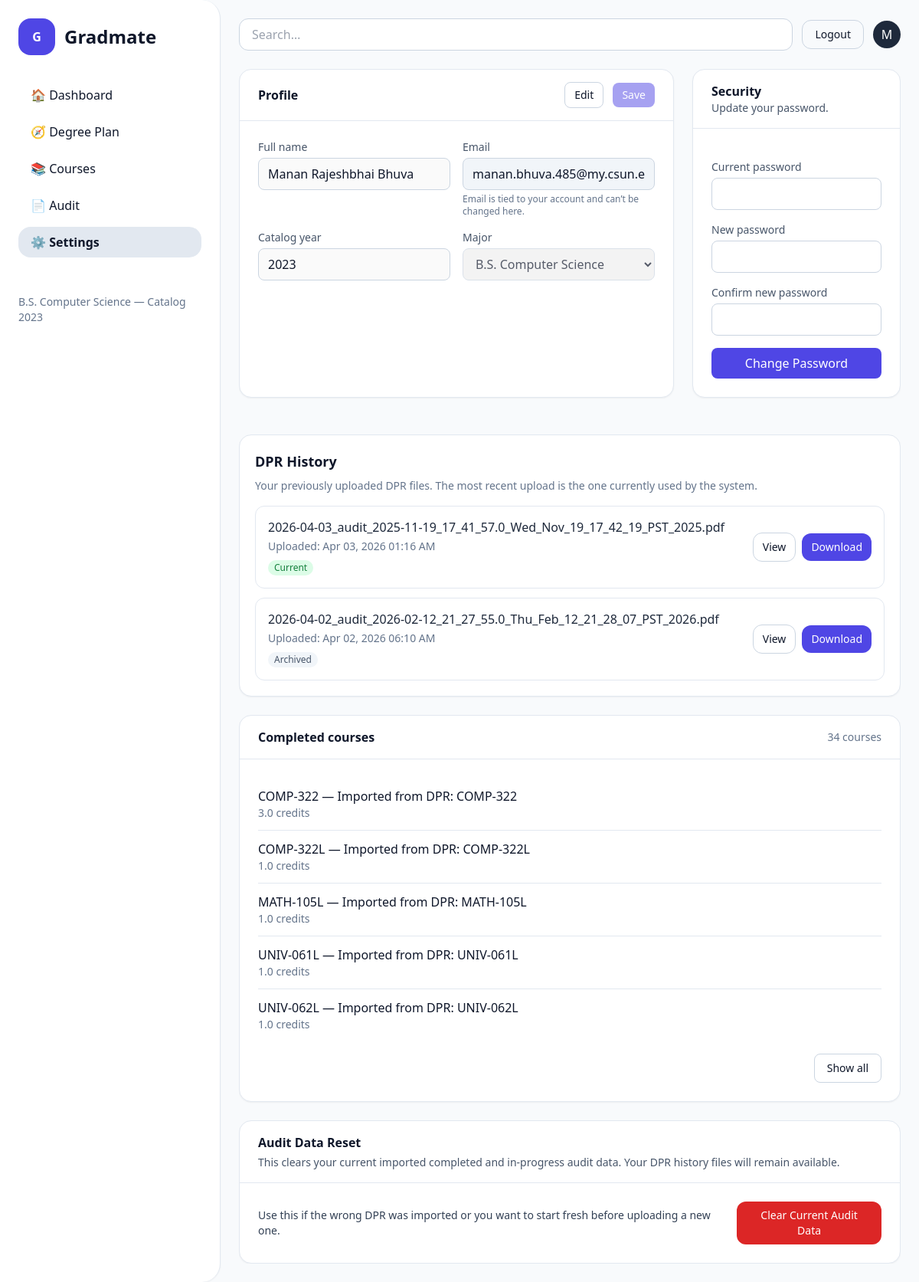
The app's page /settings/ (signed in), older data.
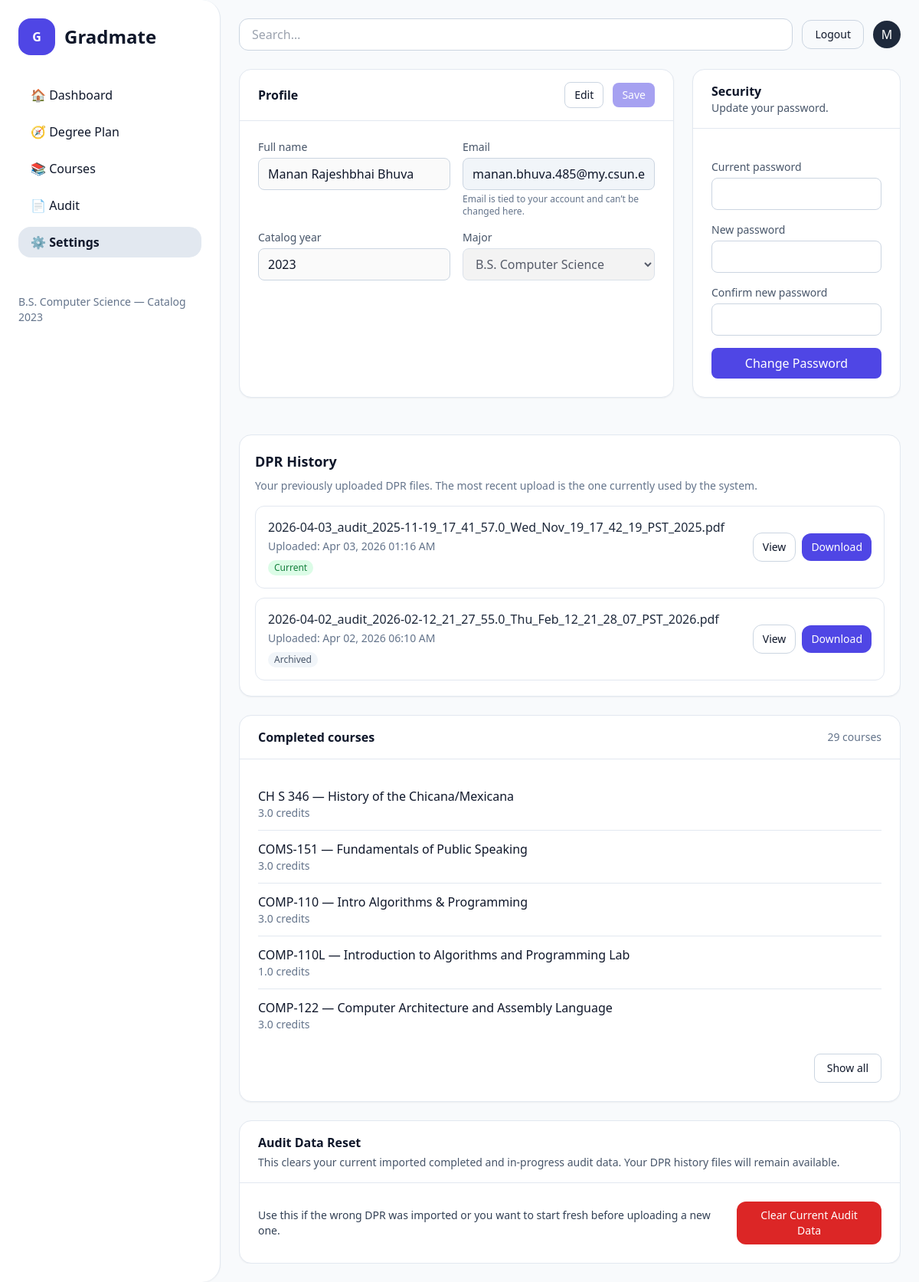
The same page, newer data.
### users/models.py (models this page shows, shortened)
class DPRUpload(models.Model):
    user = models.ForeignKey(
        settings.AUTH_USER_MODEL,
        on_delete=models.CASCADE,
        related_name="dpr_uploads",
    )
    file = models.FileField(
        upload_to=dpr_upload_path,
        validators=[FileExtensionValidator(["pdf"])],
    )
    uploaded_at = models.DateTimeField(auto_now_add=True)

class CompletedClass(models.Model):
    profile = models.ForeignKey(
        StudentProfile, on_delete=models.CASCADE, related_name="completed_classes"
    )
    course = models.ForeignKey(
        Course, on_delete=models.CASCADE, related_name="completions"
    )
    term = models.CharField(max_length=12, blank=True)
    class Meta:
        unique_together = (("profile", "course"),)

class Course(models.Model):
    program = models.CharField(max_length=32, choices=StudentProfile.PROGRAM_CHOICES)
    catalog_year = models.PositiveSmallIntegerField(
        validators=[MinValueValidator(2000), MaxValueValidator(2100)]
    )
    tags = models.ManyToManyField(
        Tag,
        blank=True,
        related_name="courses",
        help_text="Optional labels like LAB, SUPPORT, GE-QR, etc.",
    )
    code = models.CharField(max_length=16)
    title = models.CharField(max_length=128)
    credits = models.DecimalField(max_digits=4, decimal_places=1, default=3.0)
    subject = models.CharField(max_length=32, blank=True, default="")
    level = models.CharField(max_length=50, null=True, blank=True)
    section = models.CharField(max_length=16, blank=True, default="")
    description = models.TextField(blank=True, default="")
    prerequisites = models.ManyToManyField(
        "self",
        symmetrical=False,
        blank=True,
        related_name="as_prerequisite_for",
    )
    corequisites = models.ManyToManyField(
        "self",
        symmetrical=False,
        blank=True,
        related_name="as_corequisite_for",
    )
    offered_in = models.ManyToManyField(Term, related_name="offerings", blank=True)
    PREREQ_MODES = (
        ("ALL", "All listed are required"),
        ("ANY", "Any one is sufficient"),
    )
    prereq_mode = models.CharField(max_length=3, choices=PREREQ_MODES, default="ALL")
    class Meta:
        unique_together = (("program", "catalog_year", "code"),)
        ordering = ["program", "catalog_year", "code"]

### users/views.py (the view, shortened to what this page needs)
# urls.py: path("settings/", users_views.settings_page, name="settings"),
@profile_required
def settings_page(request):
    profile = request.profile
    submit_kind = request.POST.get("form", "")
    profile_form = ProfileSettingsForm(
        request.user, profile,
        data=(request.POST if submit_kind == "profile" else None)
    )
    pwd_form = PasswordChangeForm(
        request.user,
        data=(request.POST if submit_kind == "password" else None)
    )
    completed_courses = (
        CompletedClass.objects
        .filter(profile=profile)
        .select_related("course")
        .order_by("course__subject", "course__code")
    )
    dpr_history = (
        DPRUpload.objects
        .filter(user=request.user)
        .order_by("-uploaded_at")
    )
    for dpr in dpr_history:
        dpr.display_name = os.path.basename(dpr.file.name or "")
    return render(request, "settings.html", {
        "profile_form": profile_form,
        "pwd_form": pwd_form,
        "profile": profile,
        "completed_courses": completed_courses,
        "dpr_history": dpr_history,
    })

### users/forms.py (shortened to what this page needs)
class ProfileSettingsForm(forms.Form):
    full_name = forms.CharField(label="Full name", max_length=150)
    email = forms.EmailField(label="Email", disabled=True, required=False)
    catalog_year = forms.IntegerField(label="Catalog year", min_value=2000, max_value=2100)
    program = forms.ChoiceField(label="Major", choices=StudentProfile.PROGRAM_CHOICES)
    def __init__(self, user, profile, *args, **kwargs):
        super().__init__(*args, **kwargs)
        full = (user.get_full_name() or "").strip()
        self.fields["full_name"].initial = full if full else (user.username or "")
        self.fields["email"].initial = user.email
        self.fields["email"].disabled = True
        self.fields["catalog_year"].initial = profile.catalog_year
        self.fields["program"].initial = profile.program

### templates/settings.html (shortened to what the changed rows need)
{% extends "base.html" %}
{% block content %}
  <div class="overflow-y-auto" style="max-height: calc(100vh - 96px);">
    <div class="grid grid-cols-1 lg:grid-cols-3 gap-6">
      <section class="lg:col-span-2 bg-white rounded-2xl shadow-sm border border-slate-200">
        <div class="border-b border-slate-200 px-6 py-4 flex items-center justify-between">
          <h2 class="font-semibold">Profile</h2>
        </div>
      </section>
      <section class="bg-white rounded-2xl shadow-sm border border-slate-200">
        <div class="border-b border-slate-200 px-6 py-4">
          <h2 class="font-semibold">Security</h2>
        </div>
      </section>
      <section class="lg:col-span-3 bg-white rounded-2xl shadow-sm border border-slate-200 p-5 mt-6 w-full">
        <h2 class="text-lg font-semibold mb-2">DPR History</h2>
        {% if dpr_history %}
          <div class="space-y-3">
        {% for dpr in dpr_history %}
          <div class="w-full border border-slate-200 rounded-xl p-4">
            <div class="flex flex-col lg:flex-row lg:items-center lg:justify-between gap-4">
          <div class="min-w-0 flex-1">
            <div class="font-medium text-slate-800 break-words leading-snug">
              {{ dpr.display_name }}
            </div>
            <div class="text-sm text-slate-500 mt-1">
              Uploaded: {{ dpr.uploaded_at|date:"M d, Y h:i A" }}
            </div>
            {% if forloop.first %}
              <div class="mt-2 inline-flex items-center rounded-full bg-green-100 text-green-700 px-2 py-0.5 text-xs font-medium">
            Current
              </div>
            {% else %}
              <div class="mt-2 inline-flex items-center rounded-full bg-slate-100 text-slate-600 px-2 py-0.5 text-xs font-medium">
            Archived
              </div>
            {% endif %}
          </div>
          <div class="flex flex-wrap items-center gap-2 shrink-0">
            <a href="{{ dpr.file.url }}" target="_blank"
               class="inline-flex items-center rounded-xl border border-slate-300 px-3 py-2 text-sm hover:bg-slate-50">
              View
            </a>
            <a href="{{ dpr.file.url }}" download
               class="inline-flex items-center rounded-xl bg-indigo-600 px-3 py-2 text-sm text-white hover:bg-indigo-700">
              Download
            </a>
          </div>
            </div>
          </div>
        {% endfor %}
          </div>
        {% else %}
          <p class="text-sm text-slate-500">No DPR uploads yet.</p>
        {% endif %}
      </section>
      <section class="lg:col-span-3 bg-white rounded-2xl shadow-sm border border-slate-200">
        <div class="border-b border-slate-200 px-6 py-4 flex items-center justify-between">
          <h2 class="font-semibold">Completed courses</h2>
          {% if completed_courses %}
        <span class="text-sm text-slate-500">
          {{ completed_courses|length }} course{{ completed_courses|length|pluralize }}
        </span>
          {% endif %}
        </div>
        <div class="p-6">
          {% if completed_courses %}
        <ul id="completedCoursesList" class="divide-y divide-slate-200">
          {% for cc in completed_courses %}
            <li class="py-3 {% if forloop.counter > 5 %}hidden extra-course{% endif %}">
          <p class="font-medium">
            {{ cc.course.code }} — {{ cc.course.title }}
          </p>
          <p class="text-sm text-slate-500">
            {% if cc.course.credits %}
              {{ cc.course.credits }} credits
            {% endif %}
          </p>
            </li>
          {% endfor %}
        </ul>
          {% else %}
        <p class="text-sm text-slate-500">
          You haven't marked any courses as completed yet.
        </p>
          {% endif %}
        </div>
      </section>
      <section class="lg:col-span-3 bg-white rounded-2xl shadow-sm border border-slate-200">
        <div class="border-b border-slate-200 px-6 py-4">
          <h2 class="font-semibold text-slate-900">Audit Data Reset</h2>
        </div>
      </section>
    </div>
  </div>
{% endblock %}

Row changes from the older to the newer data that the page shows:
removed CompletedClass: course.code "COMP-322", course "Imported from DPR: COMP-322", course.credits "3.0"
removed CompletedClass: course.code "COMP-322L", course "Imported from DPR: COMP-322L", course.credits "1.0"
removed CompletedClass: course.code "MATH-105L", course "Imported from DPR: MATH-105L", course.credits "1.0"
removed CompletedClass: course.code "UNIV-061L", course "Imported from DPR: UNIV-061L", course.credits "1.0"
removed CompletedClass: course.code "UNIV-062L", course "Imported from DPR: UNIV-062L", course.credits "1.0"
now on this page (row unchanged): CompletedClass: course.code "CH S 346", course "History of the Chicana/Mexicana", course.credits "3.0"
now on this page (row unchanged): CompletedClass: course.code "COMS-151", course "Fundamentals of Public Speaking", course.credits "3.0"
now on this page (row unchanged): CompletedClass: course.code "COMP-110", course "Intro Algorithms & Programming", course.credits "3.0"
now on this page (row unchanged): CompletedClass: course.code "COMP-110L", course "Introduction to Algorithms and Programming Lab", course.credits "1.0"
now on this page (row unchanged): CompletedClass: course.code "COMP-122", course "Computer Architecture and Assembly Language", course.credits "3.0"
Text that changed along with them:
{{ completed_courses|length }}: "34" → "29"
